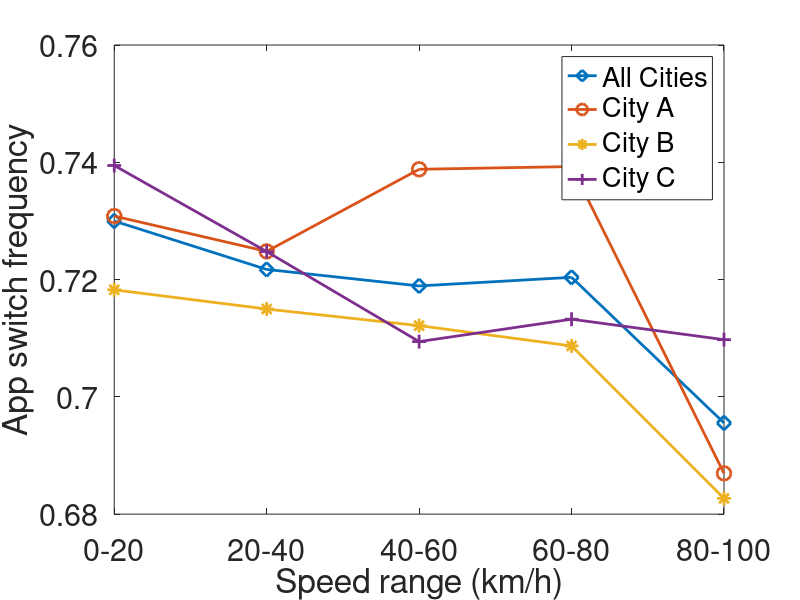

The MATLAB script that drew this image: (Note: this script raises an error after producing the figure.)
clear;
clc;
close;

addpath('C:/export_fig/');
M = dlmread('switch_frequency_app.csv');
app_switch = M(:, 1:5).'
figure('position', [100, 100, 800, 600])
plot(app_switch(:,4), '-d', ...
    'LineWidth',2,...
    'MarkerSize',10)
hold on;
plot(app_switch(:,1), '-o', ...
    'LineWidth',2,...
    'MarkerSize',10)
plot(app_switch(:,2), '-*', ...
    'LineWidth',2,...
    'MarkerSize',10)
plot(app_switch(:,3), '-+', ...
    'LineWidth',2,...
    'MarkerSize',10)
ylim([0.68 0.76])
hold off;

ylabel('App switch frequency');
xlabel('Speed range (km/h)');
speed = {'0-20', '20-40', '40-60', '60-80', '80-100'};
set(gca, 'XTick', 1:5, 'XTickLabel', speed, 'FontSize',22)
legend('All Cities', 'City A','City B','City C')

set(gcf, 'Color', 'w');
export_fig app_switch_frequency_line_8_6.pdf






% clear;
% clc;
% close;

% addpath('C:/export_fig/');
% M = dlmread('switch_frequency_app.csv');
% app_switch = M(:, 1:5).'
% figure('position', [100, 100, 1700*0.7, 600*0.7])
% plot(app_switch(:,4), '-d', ...
    % 'LineWidth',2,...
    % 'MarkerSize',10)
% hold on;
% plot(app_switch(:,1), '-o', ...
    % 'LineWidth',2,...
    % 'MarkerSize',10)
% plot(app_switch(:,2), '-*', ...
    % 'LineWidth',2,...
    % 'MarkerSize',10)
% plot(app_switch(:,3), '-+', ...
    % 'LineWidth',2,...
    % 'MarkerSize',10)
% ylim([0.68 0.76])
% hold off;
% ylabel('App switch frequency');
% xlabel('Speed range (km/h)');
% speed = {'0-20', '20-40', '40-60', '60-80', '80-100'};
% set(gca, 'XTick', 1:5, 'XTickLabel', speed, 'FontSize',22)
% legend('All Cities', 'City A','City B','City C')

% set(gcf, 'Color', 'w');
% export_fig app_switch_frequency_line_17_6.pdf


